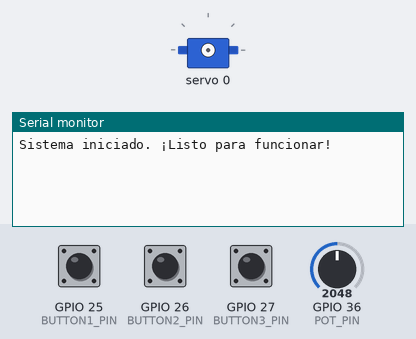
A sketch run on a simulated ESP32. Shown: servo, the last lines printed to the serial monitor. Inputs (shaded band) come from the test bench; at power-on: GPIO 25 (BUTTON1_PIN) HIGH, GPIO 26 (BUTTON2_PIN) HIGH, GPIO 27 (BUTTON3_PIN) HIGH, GPIO 36 (POT_PIN) = 2048.

Above: at 1.2 s.
1.3 s: GPIO 25 (BUTTON1_PIN) pulled LOW for 0.15 s
At 2.2 s:
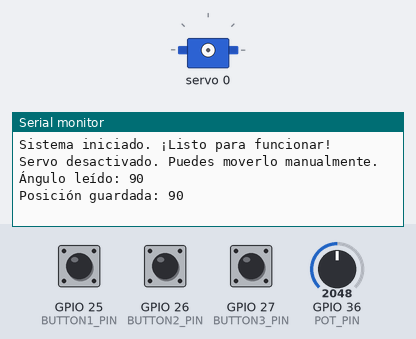
3.3 s: GPIO 26 (BUTTON2_PIN) pulled LOW for 0.15 s
At 4.7 s:
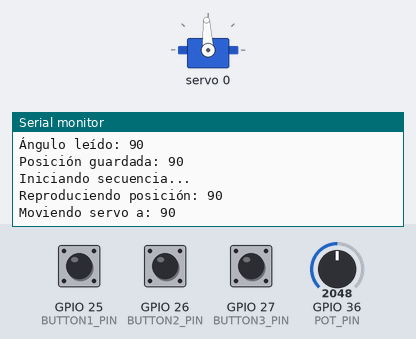
5.1 s: GPIO 27 (BUTTON3_PIN) pulled LOW for 0.15 s
At 5.8 s:
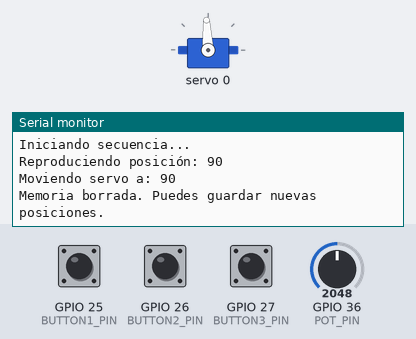
6.7 s: GPIO 26 (BUTTON2_PIN) pulled LOW for 1 s
At 8.8 s:
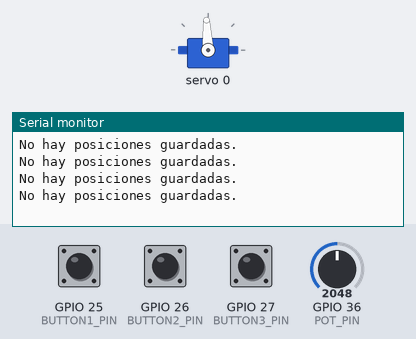
9.2 s: GPIO 25 (BUTTON1_PIN) pulled LOW for 3.2 s
At 12.5 s:
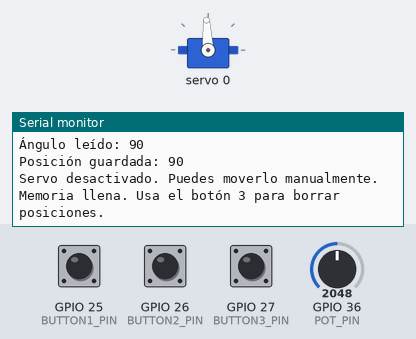

The sketch:

prueba_de_secuencias.ino
```cpp
#include <Wire.h>
#include <Adafruit_PWMServoDriver.h>

Adafruit_PWMServoDriver pwm = Adafruit_PWMServoDriver();
#define SERVOMIN 102 // Valor mínimo corregido
#define SERVOMAX 512 // Valor máximo corregido
#define SERVONUM 0   // Canal del PCA9685 donde está conectado el servo

// Pines
#define POT_PIN 36      // Pin ADC0 (GPIO36) conectado al potenciómetro del servo
#define BUTTON1_PIN 25  // Botón 1 para guardar posición
#define BUTTON2_PIN 26  // Botón 2 para iniciar secuencia
#define BUTTON3_PIN 27  // Botón 3 para borrar posiciones
#define SDA_PIN 21      // Pin SDA del I2C
#define SCL_PIN 22      // Pin SCL del I2C

// Variables
int positions[3] = {0, 0, 0}; // Array para guardar posiciones
int positionIndex = 0;        // Índice actual de posición
bool playSequence = false;    // Bandera para iniciar secuencia

void setup() {
  Serial.begin(115200);
  Wire.begin(SDA_PIN, SCL_PIN); // Configurar pines I2C
  pwm.begin();
  pwm.setPWMFreq(50); // Frecuencia para servos

  pinMode(POT_PIN, INPUT);
  pinMode(BUTTON1_PIN, INPUT_PULLUP);
  pinMode(BUTTON2_PIN, INPUT_PULLUP);
  pinMode(BUTTON3_PIN, INPUT_PULLUP);

  Serial.println("Sistema iniciado. ¡Listo para funcionar!");
}

void loop() {
  // Leer botones
  if (digitalRead(BUTTON1_PIN) == LOW) {
    desactivarServo(); // Permitir mover el servo manualmente
    delay(500);        // Tiempo para mover manualmente
    guardarPosicion();
    delay(300);        // Debounce para evitar múltiples lecturas
  }

  if (digitalRead(BUTTON2_PIN) == LOW) {
    iniciarSecuencia();
    delay(300);
  }

  if (digitalRead(BUTTON3_PIN) == LOW) {
    borrarPosiciones();
    delay(300);
  }

  if (playSequence) {
    reproducirSecuencia();
    playSequence = false;
  }
}

// Función para leer el ángulo del servo basado en el potenciómetro
int leerAngulo() {
  int potValue = analogRead(POT_PIN); // Leer valor del potenciómetro
  int angle = map(potValue, 0, 4095, 0, 180); // Mapear valor a rango de grados
  Serial.print("Ángulo leído: ");
  Serial.println(angle);
  return angle;
}

// Función para mover el servo a un ángulo específico
void moverServo(int angle) {
  int pulseLength = map(angle, 0, 180, SERVOMIN, SERVOMAX);
  pwm.setPWM(SERVONUM, 0, pulseLength);
  Serial.print("Moviendo servo a: ");
  Serial.println(angle);
}

// Función para desactivar el PWM del servo
void desactivarServo() {
  pwm.setPWM(SERVONUM, 0, 0); // Apagar el canal del servo
  Serial.println("Servo desactivado. Puedes moverlo manualmente.");
}

// Función para guardar una posición
void guardarPosicion() {
  if (positionIndex < 3) {
    int angle = leerAngulo();
    positions[positionIndex] = angle;
    Serial.print("Posición guardada: ");
    Serial.println(angle);
    positionIndex++;
  } else {
    Serial.println("Memoria llena. Usa el botón 3 para borrar posiciones.");
  }
}

// Función para iniciar la secuencia de posiciones
void iniciarSecuencia() {
  if (positionIndex > 0) {
    Serial.println("Iniciando secuencia...");
    playSequence = true;
  } else {
    Serial.println("No hay posiciones guardadas.");
  }
}

// Función para reproducir las posiciones guardadas
void reproducirSecuencia() {
  for (int i = 0; i < positionIndex; i++) {
    Serial.print("Reproduciendo posición: ");
    Serial.println(positions[i]); // Verificar posición guardada
    moverServo(positions[i]);
    delay(1000); // Pausa de 1 segundo entre movimientos
  }
}

// Función para borrar posiciones guardadas
void borrarPosiciones() {
  for (int i = 0; i < 3; i++) {
    positions[i] = 0;
  }
  positionIndex = 0;
  Serial.println("Memoria borrada. Puedes guardar nuevas posiciones.");
}
```

Measured:
- after the input at 1.3 s, the serial monitor: prints a new line at once (image 1)
- after the input at 3.3 s, the serial monitor: prints a new line at once (image 2)
- after the input at 5.1 s, the serial monitor: prints a new line at once (image 3)
- after the input at 6.7 s, the serial monitor: prints a new line at once (image 4)
- after the input at 9.2 s, the serial monitor: prints a new line at once (image 5)
